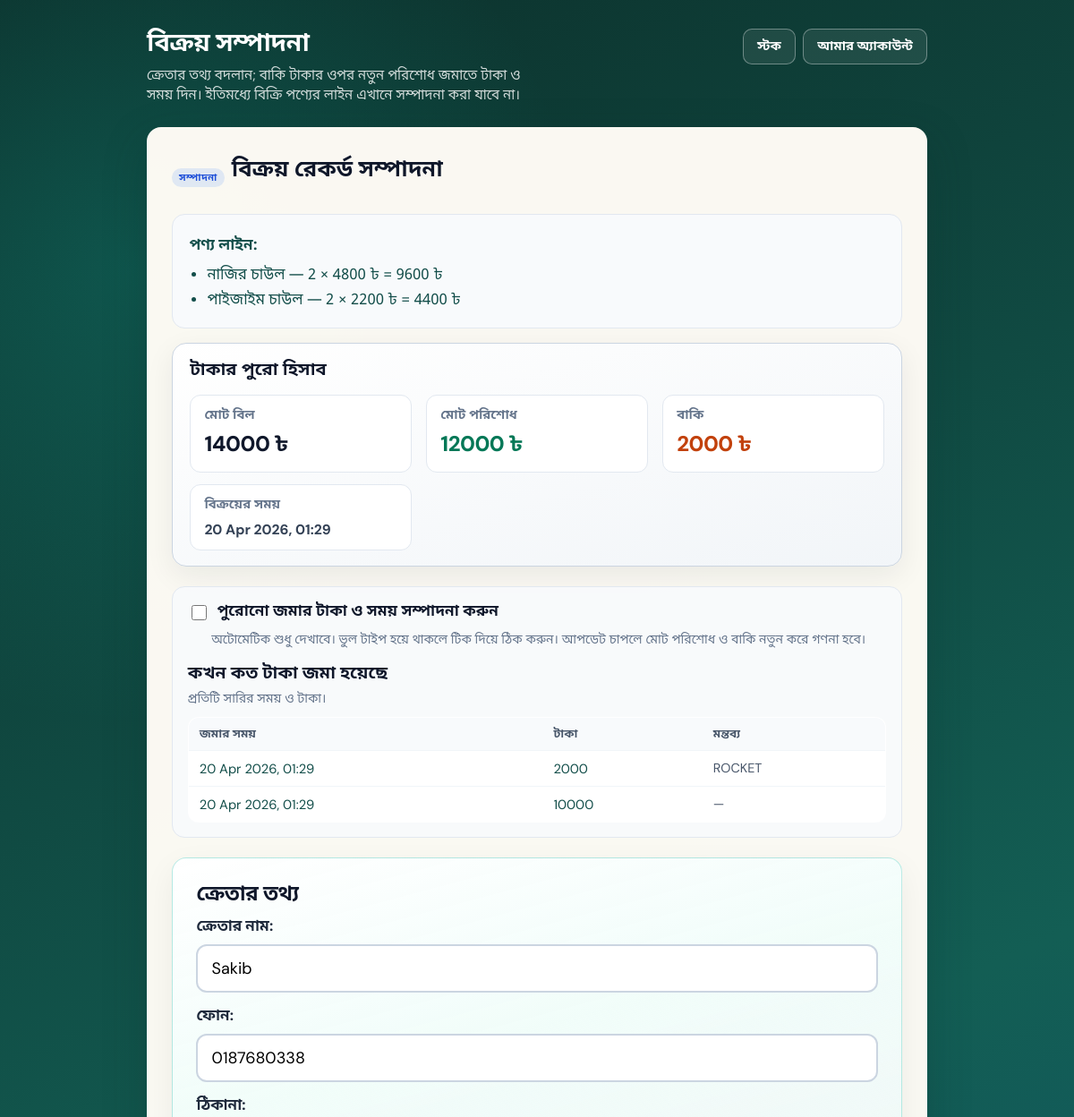
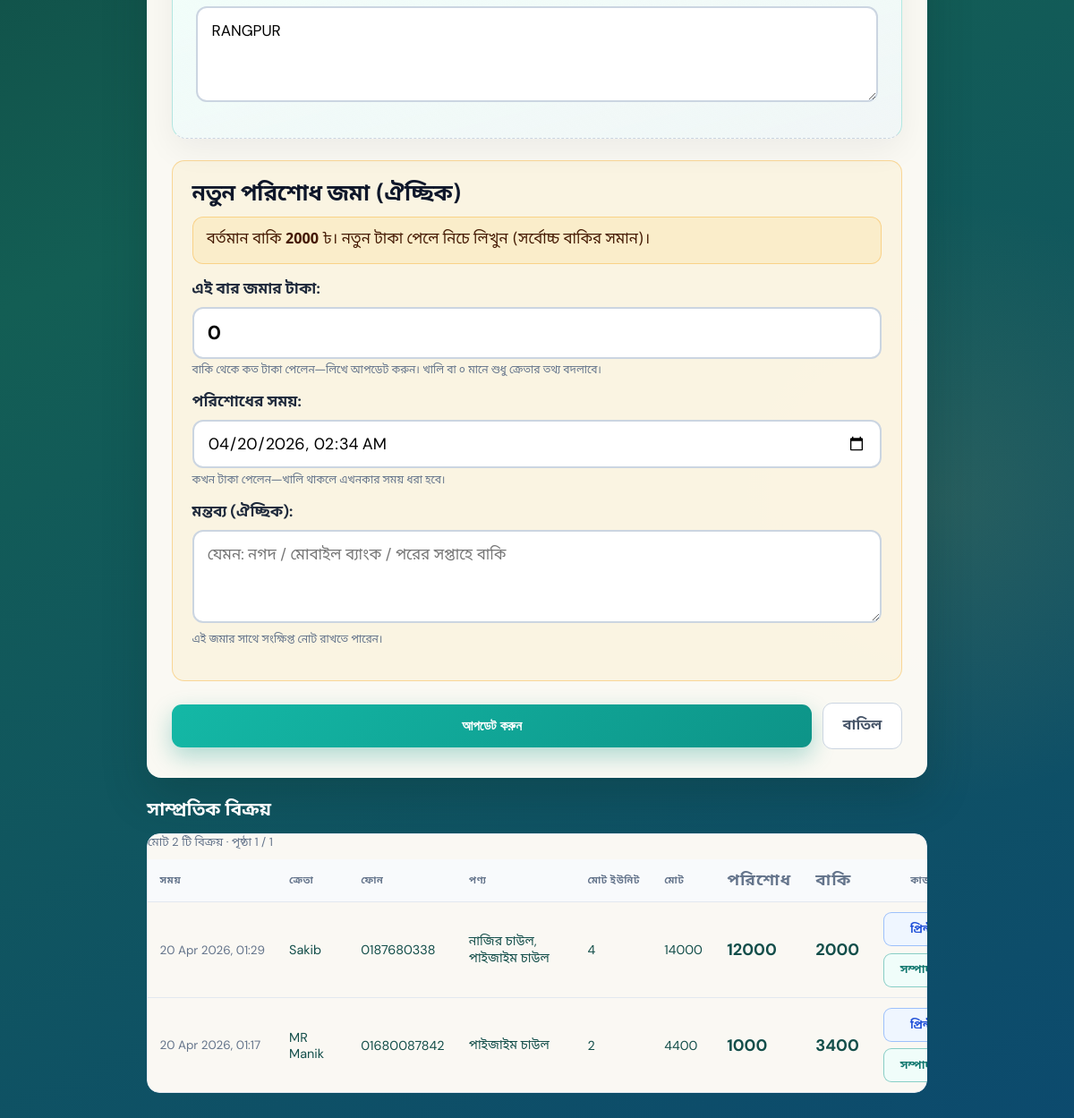
Screenshot of /stock/daily-sell/?sale_edit=4 (signed in) with the database file from the repository (2 pictures, top to bottom).
### stock/models.py (models this page shows, shortened)
class DailySellLine(models.Model):
    sale = models.ForeignKey(
        DailySell,
        on_delete=models.CASCADE,
        related_name='lines',
    )
    product = models.ForeignKey(
        Product,
        on_delete=models.PROTECT,
        related_name='sale_lines',
    )
    quantity = models.PositiveIntegerField()
    unit_price = models.DecimalField(
        max_digits=12,
        decimal_places=2,
        editable=False,
        help_text='বিক্রয় মুহূর্তে একক দাম',
    )
    class Meta:
        db_table = 'stock_management_dailysellline'
        ordering = ['id']
    @property
    def line_total(self) -> Decimal:
        return (self.unit_price * self.quantity).quantize(Decimal('0.01'))

class Product(models.Model):
    name = models.CharField(max_length=255)
    quality = models.CharField(max_length=255, help_text='যেমন গ্রেড / মান')
    price = models.DecimalField(
        max_digits=12,
        decimal_places=2,
        help_text='প্রতি এককের দাম (টাকা)। বিক্রয় মোট = একক দাম × পরিমাণ।',
    )
    stock_quantity = models.PositiveIntegerField(default=0)
    class Meta:
        db_table = 'stock_management_product'
        ordering = ['name']

class DailySell(models.Model):
    customer_name = models.CharField(max_length=255)
    phone = models.CharField(max_length=32)
    address = models.TextField(blank=True)
    amount_paid = models.DecimalField(
        max_digits=12,
        decimal_places=2,
        default=0,
        help_text='ক্রেতা যে টাকা দিয়েছে',
    )
    amount_due = models.DecimalField(
        max_digits=12,
        decimal_places=2,
        default=0,
        help_text='বাকি (মোট − পরিশোধ)',
    )
    sold_at = models.DateTimeField(auto_now_add=True)
    class Meta:
        db_table = 'stock_management_dailysell'
        ordering = ['-sold_at']
    @property
    def line_total(self) -> Decimal:
        total = Decimal('0')
        for ln in self.lines.all():
            total += (ln.unit_price * ln.quantity).quantize(Decimal('0.01'))
        return total.quantize(Decimal('0.01'))
    @property
    def total_line_units(self) -> int:
        return sum(ln.quantity for ln in self.lines.all())

class DailySellPayment(models.Model):
    sale = models.ForeignKey(
        DailySell,
        on_delete=models.CASCADE,
        related_name='payment_entries',
    )
    amount = models.DecimalField(max_digits=12, decimal_places=2)
    paid_at = models.DateTimeField(default=timezone.now)
    note = models.TextField(
        blank=True,
        default='',
        help_text='বাকি পরিশোধের সাথে মন্তব্য (ঐচ্ছিক)',
    )
    class Meta:
        db_table = 'stock_management_dailysellpayment'
        ordering = ['-paid_at', '-id']

### stock/views.py (the view, shortened to what this page needs)
# urls.py: path('daily-sell/', views.DailySellView.as_view(), name='daily_sell'),
class DailySellView(LoginRequiredMixin, View):
    login_url = '/'
    template_name = 'stock/daily_sell.html'
    def get(self, request):
        sale_pk = request.GET.get('sale_edit')
        if sale_pk:
            try:
                pk = int(sale_pk, base=10)
            except (TypeError, ValueError):
                messages.error(request, 'অবৈধ বিক্রয় নির্বাচন।')
                return redirect('stock:daily_sell')
            sale = get_object_or_404(
                DailySell.objects.prefetch_related(
                    Prefetch(
                        'payment_entries',
                        queryset=DailySellPayment.objects.order_by('paid_at', 'id'),
                    ),
                    'lines__product',
                ),
                pk=pk,
            )
            form = DailySellEditForm(instance=sale)
            return render(
                request,
                self.template_name,
                self._ctx(request, form, editing_sale=sale),
            )
    def _ctx(
        self,
        request,
        form=None,
        order_form=None,
        line_formset=None,
        editing_sale=None,
    ):
        meta = {
            str(p.pk): {'stock': p.stock_quantity, 'price': str(p.price)}
            for p in Product.objects.all()
        }
        sales_qs = DailySell.objects.prefetch_related('lines__product').order_by(
            '-sold_at'
        )
        page_arg = request.GET.get('page') or request.POST.get('_sales_page')
        sales_page = Paginator(sales_qs, PAGE_SIZE).get_page(page_arg)
        return {
            'form': form,
            'order_form': order_form,
            'line_formset': line_formset,
            'sale_meta': meta,
            'has_stock': Product.objects.filter(stock_quantity__gt=0).exists(),
            'sales_page': sales_page,
            'editing_sale': editing_sale,
        }

### stock/templates/stock/daily_sell.html (shortened to what this page needs)
{% load static %}
{% load stock_tags %}
<!DOCTYPE html>
<html lang="bn">
<head>
  <link rel="stylesheet" href="{% static 'stock/css/dashboard.css' %}">
</head>
<body class="sm-page sm-page--sale-entry">
  <div class="sm-wrap sm-wrap--sale-entry">
    <header class="sm-top">
      <div class="sm-top-intro">
        <h1>{% if editing_sale %}বিক্রয় সম্পাদনা{% else %}দৈনিক বিক্রয়{% endif %}</h1>
        <p>{% if editing_sale %}ক্রেতার তথ্য বদলান; বাকি টাকার ওপর নতুন পরিশোধ জমাতে টাকা ও সময় দিন। ইতিমধ্যে বিক্রি পণ্যের লাইন এখানে সম্পাদনা করা যাবে না।{% else %}উপরে ক্রেতার তথ্য, নিচের ফর্মে এক বা একাধিক পণ্য লাইন ও পরিশোধ দিন। «আরও লাইন» দিয়ে আরও পণ্য যোগ করুন। বাকি স্বয়ংক্রিয় হিসাব হবে।{% endif %}</p>
      </div>
      <nav class="sm-nav" aria-label="পেজ নেভিগেশন">
        <a href="{% url 'stock:dashboard' %}">স্টক</a>
        <a href="{% url 'user_authentication:my_account' %}">আমার অ্যাকাউন্ট</a>
      </nav>
    </header>
    <div class="sm-main-layout sale-entry-layout">
      <section class="sm-card sale-entry-card" aria-labelledby="sell-form-title">
        {% if editing_sale %}
          <div class="sm-card-header">
            <span class="sm-badge sm-badge--edit">সম্পাদনা</span>
            <h2 id="sell-form-title">বিক্রয় রেকর্ড সম্পাদনা</h2>
          </div>
          <div class="sale-edit-summary sale-edit-summary--product">
            <p class="sale-edit-summary-line"><strong>পণ্য লাইন:</strong></p>
            <ul class="sale-edit-lines-list">
              {% for ln in editing_sale.lines.all %}
              <li>{{ ln.product.name }} — {{ ln.quantity }} × {{ ln.unit_price|floatformat:0 }} ৳ = {{ ln.line_total|floatformat:0 }} ৳</li>
              {% empty %}
              <li>কোনো লাইন নেই।</li>
              {% endfor %}
            </ul>
          </div>
          <div class="sale-edit-overview" aria-label="বিক্রয় ও টাকার সারাংশ">
            <h3 class="sale-edit-overview-title">টাকার পুরো হিসাব</h3>
            <div class="sale-edit-overview-grid">
              <div class="sale-edit-stat">
                <span class="sale-edit-stat-label">মোট বিল</span>
                <span class="sale-edit-stat-value">{{ editing_sale.line_total|floatformat:0 }} ৳</span>
              </div>
              <div class="sale-edit-stat sale-edit-stat--paid">
                <span class="sale-edit-stat-label">মোট পরিশোধ</span>
                <span class="sale-edit-stat-value">{{ editing_sale.amount_paid|floatformat:0 }} ৳</span>
              </div>
              <div class="sale-edit-stat sale-edit-stat--due">
                <span class="sale-edit-stat-label">বাকি</span>
                <span class="sale-edit-stat-value">{{ editing_sale.amount_due|floatformat:0 }} ৳</span>
              </div>
              <div class="sale-edit-stat sale-edit-stat--when">
                <span class="sale-edit-stat-label">বিক্রয়ের সময়</span>
                <span class="sale-edit-stat-meta">{{ editing_sale.sold_at|date:"d M Y, H:i" }}</span>
              </div>
            </div>
          </div>
          <form method="post" novalidate action="{% url 'stock:daily_sell' %}" id="daily-sell-edit-form" class="sale-entry-form">
            {% if editing_sale.payment_entries.exists %}
            <div class="sale-payment-log-edit-wrap{% if request.POST.enable_payment_edit %} sale-payment-log--editable{% endif %}" id="sale-payment-log-edit-wrap">
              <div class="sale-payment-log-toolbar">
                <label class="sale-paylog-toggle-label">
                  <input type="checkbox" name="enable_payment_edit" id="sale-edit-paylog-toggle" value="on"{% if request.POST.enable_payment_edit %} checked{% endif %}>
                  <span>পুরোনো জমার টাকা ও সময় সম্পাদনা করুন</span>
                </label>
                <p class="sale-payment-log-toolbar-hint">অটোমেটিক শুধু দেখাবে। ভুল টাইপ হয়ে থাকলে টিক দিয়ে ঠিক করুন। আপডেট চাপলে মোট পরিশোধ ও বাকি নতুন করে গণনা হবে।</p>
              </div>
              <h3 class="sale-payment-log-title">কখন কত টাকা জমা হয়েছে</h3>
              <p class="sale-payment-log-sub">প্রতিটি সারির সময় ও টাকা।</p>
              <table class="sale-payment-log sale-payment-log--dual sale-payment-log--with-note">
                <thead>
                  <tr>
                    <th scope="col">জমার সময়</th>
                    <th scope="col" class="sm-num">টাকা</th>
                    <th scope="col">মন্তব্য</th>
                  </tr>
                </thead>
                <tbody>
                  {% for p in editing_sale.payment_entries.all %}
                  <tr>
                    <td class="sale-payment-log-time">
                      <span class="sale-pay-view">{{ p.paid_at|date:"d M Y, H:i" }}</span>
                    </td>
                    <td class="sm-num sale-payment-amt-cell">
                      <span class="sale-pay-view">{{ p.amount|floatformat:0 }}</span>
                    </td>
                    <td class="sale-payment-note-cell">
                      <span class="sale-pay-view sale-pay-note-view">{% if p.note %}{{ p.note }}{% else %}—{% endif %}</span>
                    </td>
                  </tr>
                  {% endfor %}
                </tbody>
              </table>
            </div>
            {% else %}
            <p class="sale-payment-empty sale-payment-empty--in-form">এখনও কোনো জমার রেকর্ড লাইন নেই — শুধু মোট পরিশোধ সংরক্ষিত আছে। নতুন জমা নিচে যোগ করুন।</p>
            {% endif %}
            <div class="sale-section sale-section--customer sale-customer-above-form">
              <h3 class="sale-section-title">ক্রেতার তথ্য</h3>
              <div class="sm-field sale-entry-field">
                {{ form.customer_name.label_tag }}
                {{ form.customer_name }}
              </div>
              <div class="sm-field sale-entry-field">
                {{ form.phone.label_tag }}
                {{ form.phone }}
              </div>
              <div class="sm-field sale-entry-field">
                {{ form.address.label_tag }}
                {{ form.address }}
              </div>
            </div>
            <div class="sale-section sale-section--payment sale-section--money sale-edit-add-pay">
              <h3 class="sale-section-title sale-section-title--money">নতুন পরিশোধ জমা (ঐচ্ছিক)</h3>
              <p class="sale-edit-due-hint">
                বর্তমান বাকি <strong>{{ editing_sale.amount_due|floatformat:0 }}</strong> ৳।
                {% if editing_sale.amount_due %}
                নতুন টাকা পেলে নিচে লিখুন (সর্বোচ্চ বাকির সমান)।
                {% else %}
                সম্পূর্ণ পরিশোধ হয়েছে — নতুন জমা দেওয়ার দরকার নেই; শুধু ক্রেতার তথ্য বদলাতে পারেন।
                {% endif %}
              </p>
              <div class="sm-field sale-entry-field sale-paid-field">
                {{ form.payment_add.label_tag }}
                {{ form.payment_add }}
                {% if form.payment_add.help_text %}<span class="helptext">{{ form.payment_add.help_text }}</span>{% endif %}
              </div>
              <div class="sm-field sale-entry-field">
                {{ form.payment_at.label_tag }}
                {{ form.payment_at }}
                {% if form.payment_at.help_text %}<span class="helptext">{{ form.payment_at.help_text }}</span>{% endif %}
              </div>
              <div class="sm-field sale-entry-field">
                {{ form.payment_note.label_tag }}
                {{ form.payment_note }}
                {% if form.payment_note.help_text %}<span class="helptext">{{ form.payment_note.help_text }}</span>{% endif %}
              </div>
            </div>
            <div class="sale-form-actions">
              <button type="submit" name="update_sale" value="1" class="sm-submit">আপডেট করুন</button>
              <a href="{% url 'stock:daily_sell' %}{% if sales_page.number > 1 %}?page={{ sales_page.number }}{% endif %}" class="sm-btn-cancel">বাতিল</a>
            </div>
          </form>
        {% endif %}
      </section>
      <section class="sm-stock-panel sale-history-panel">
        <h2 id="recent-sales-title">সাম্প্রতিক বিক্রয়</h2>
        <div class="sm-table-scroll" role="region" aria-label="সাম্প্রতিক বিক্রয়">
          <div class="sm-table-wrap">
            {% if sales_page.paginator.count %}
              <p class="sm-pagination-summary">
                মোট {{ sales_page.paginator.count }} টি বিক্রয় · পৃষ্ঠা {{ sales_page.number }} / {{ sales_page.paginator.num_pages }}
              </p>
              <table class="sm-table sm-table--sales">
                <thead>
                  <tr>
                    <th scope="col">সময়</th>
                    <th scope="col">ক্রেতা</th>
                    <th scope="col">ফোন</th>
                    <th scope="col">পণ্য</th>
                    <th scope="col" class="sm-num">মোট ইউনিট</th>
                    <th scope="col" class="sm-num">মোট</th>
                    <th scope="col" class="sm-num sm-num--money">পরিশোধ</th>
                    <th scope="col" class="sm-num sm-num--money">বাকি</th>
                    <th scope="col" class="sm-col-actions">কাজ</th>
                  </tr>
                </thead>
                <tbody>
                  {% for s in sales_page %}
                    <tr>
                      <td class="sm-muted-cell sale-td-time">{{ s.sold_at|date:"d M Y, H:i" }}</td>
                      <td>{{ s.customer_name }}</td>
                      <td>{{ s.phone }}</td>
                      <td class="sale-td-products">{% for ln in s.lines.all %}{{ ln.product.name }}{% if not forloop.last %}, {% endif %}{% empty %}—{% endfor %}</td>
                      <td class="sm-num">{{ s.total_line_units }}</td>
                      <td class="sm-num">{{ s.line_total|floatformat:0 }}</td>
                      <td class="sm-num sm-num--money">{{ s.amount_paid|floatformat:0 }}</td>
                      <td class="sm-num sm-num--money">{{ s.amount_due|floatformat:0 }}</td>
                      <td class="sm-actions sm-actions--dual">
                        <a href="{% url 'stock:sale_print' s.pk %}?autoprint=1" target="_blank" rel="noopener noreferrer" class="sm-btn-print">প্রিন্ট</a>
                        <a href="{% url 'stock:daily_sell' %}?sale_edit={{ s.pk }}{% if sales_page.number > 1 %}&page={{ sales_page.number }}{% endif %}" class="sm-btn-edit">সম্পাদনা</a>
                      </td>
                    </tr>
                  {% endfor %}
                </tbody>
              </table>
            {% else %}
              <p class="sm-empty">এখনও বিক্রয় রেকর্ড নেই।</p>
            {% endif %}
          </div>
        </div>
      </section>
    </div>
  </div>
</body>
</html>

### rows the page displays
DailySellLine: product.name "নাজির চাউল", quantity "2", unit_price "4800", line_total "9600"
DailySellLine: product.name "পাইজাইম চাউল", quantity "2", unit_price "2200", line_total "4400"
DailySell: line_total "14000", amount_paid "12000", amount_due "2000", sold_at "20 Apr 2026, 01:29", customer_name "Sakib", phone "0187680338", address "RANGPUR", total_line_units "4"
DailySellPayment: paid_at "20 Apr 2026, 01:29", amount "2000", note "ROCKET"
DailySellPayment: paid_at "20 Apr 2026, 01:29", amount "10000"
DailySell: sold_at "20 Apr 2026, 01:17", customer_name "MR Manik", phone "01680087842", total_line_units "2", line_total "4400", amount_paid "1000", amount_due "3400"
DailySellLine: product.name "পাইজাইম চাউল"

### other values shown
{{ sales_page.paginator.count }} "2"
{{ sales_page.number }} "1"
{{ sales_page.paginator.num_pages }} "1"
